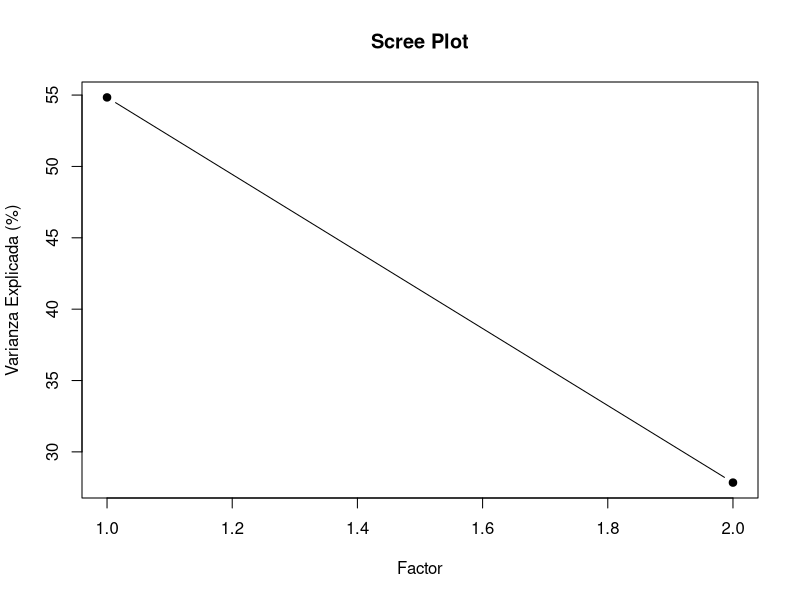

R code for this plot:
library("MASS")
library("stats")
library("scatterplot3d")
library("psych") #prueba de esfericidad de bartlett

### Problema 2

R <- matrix(c(
  1, 0.69, 0.28, 0.35,
  0.69, 1, 0.255, 0.195,
  0.28, 0.255, 1, 0.61,
  0.35, 0.195, 0.61, 1
), nrow = 4, byrow = TRUE)

#### Inciso (a)

eig <- eigen(R)
lambdas <- eig$values
v_propios <- eig$vectors

#### Inciso (c)

pca_factorial <- function(R,lambdas,v_propios,m, type = "corr"){
  lambda <- lambdas[1:m]
  vec <- v_propios[,1:m]

  if (type == "corr"){
    n <- nrow(R)  
  }
  else{
    n <- sum(diag(R))
  }
  
  for (i in 1:m){
    vec[,i] <- sqrt(lambda[i]) * vec[,i]
  }
  
  LL <- vec %*% t(vec)
  psi <- diag(R - LL)
  
  comunalidades <- rowSums(vec^2)
  
  varianza_explicada <- (vec^2)*100
  
  var_per_factor <- lambda / n * 100
  
  var_total_acumulado <- cumsum(var_per_factor)
  
  output <- list(
    L = vec,
    psi = diag(psi),
    comm = comunalidades,
    var_ex = varianza_explicada,
    var_factor = var_per_factor,
    var_factor_acum = var_total_acumulado
  )
  return(output)
}

model <- pca_factorial(R, lambdas, v_propios, 2)

model$L
model$psi


#### Inciso (d)
plot(model$var_factor, type = "b",
     main = "Scree Plot",
     xlab = "Factor",
     ylab = "Varianza Explicada (%)",
     pch = 19)

#### Inciso (e)
correlaciones_Z2 <- model$L[2, ]
print(correlaciones_Z2)







## Problema 3

S <- matrix(c(
  0.35, 0.15, -0.19,
  0.15, 0.13, -0.03,
  -0.19, -0.03, 0.16
), nrow = 3, byrow = TRUE)


factor_principal <- function(matriz, m, epsilon, type = "corr"){
  matriz_inv <- solve(matriz)
  psi_anterior <- diag(1/diag(matriz_inv))
  matriz_r <- matriz - psi_anterior
  
  tol <- 1
  contador <- 0
  
  while (tol > epsilon & contador < 100){
    contador <- contador + 1
    cat(sprintf("---%s iteración---\n", contador))
    
    matriz_r <- (matriz_r + t(matriz_r)) / 2 # Forzar simetría
    eig_valores <- eigen(matriz_r)$values
    eig_valores[eig_valores<0] <- 0
    
    eig_vectores <- eigen(matriz_r)$vectors
    
    
    fact <- pca_factorial(matriz_r, eig_valores, eig_vectores, m, type)
    
    psi_nuevo <- diag(matriz - fact$comm)
    # Actualizar matriz_r
    matriz_r <- matriz - psi_nuevo

    L <- fact$L
    tol <- max(abs(psi_nuevo-psi_anterior))
    cat(sprintf("Tolerancia: %f\n", tol))
    psi_anterior <- psi_nuevo
  }
  
  return(list(L = L, psi = psi_nuevo, matriz_r = matriz_r))
}

resultado_S <- factor_principal(S, 2, 0.05)
resultado_S$L %*% t(resultado_S$L) + resultado_S$psi
S
resultado_R <- factor_principal(cov2cor(S), 2, 0.05)
resultado_R$L %*% t(resultado_R$L) + resultado_R$psi
cov2cor(S)

resultado_S$L
resultado_R$L

resultado_S$psi
resultado_R$psi


pca_factorial(S, eigen(S)$values, eigen(S)$vectors, 2)$L
pca_factorial(cov2cor(S), eigen(cov2cor(S))$values, eigen(cov2cor(S))$vectors, 2)$L




## Problema 4

library(MASS)

mu = rep(0,4)
L = matrix(c(0.9, 0.05,
             0.8, 0.3,
             0.2, 0.95,
             0.3, 0.9,
             0.7, 0.15), nrow=5, byrow=TRUE)
psi = diag(c(0.2,0.3,0.1,0.2,0.3))

p <- nrow(L)
m <- ncol(L)

n <- 1000

set.seed(42)

# Muestra F
muestra_F <- matrix(rnorm(n*m), nrow = m, ncol = n)

# Muestra epsilon
mean_epsilon = rep(0,p)
muestra_epsilon = mvrnorm(n = n, mu = mean_epsilon, Sigma = psi)
muestra_epsilon = t(muestra_epsilon)

# Muestra de X
muestra_X <- t(L %*% muestra_F + muestra_epsilon)


# Obtener cargas y Psi de la matriz de datos generados
factanalysis <- factanal(muestra_X, factors = 2)


muestra_X <- t(factanalysis$loadings %*% muestra_F + muestra_epsilon)
factanalysis <- factanal(muestra_X, factors = 2)
factanalysis$loadings




## Problema 5
vendedores <- read.csv2("datosvendedores.csv", sep = ",")
colnames(vendedores) <- c("vendedor","x1","x2", "x3","x4", "x5","x6","x7")

summary(vendedores)
columnas_a_convertir <- 2:4
vendedores[, columnas_a_convertir] <- lapply(vendedores[, columnas_a_convertir], as.numeric)

X <- vendedores[2:8]

#### Inciso (a)
X <- scale(X)


fa2 <- factanal(X, factors = 2)
fa3 <- factanal(X, factors = 3)
fa2$loadings
fa3$loadings
